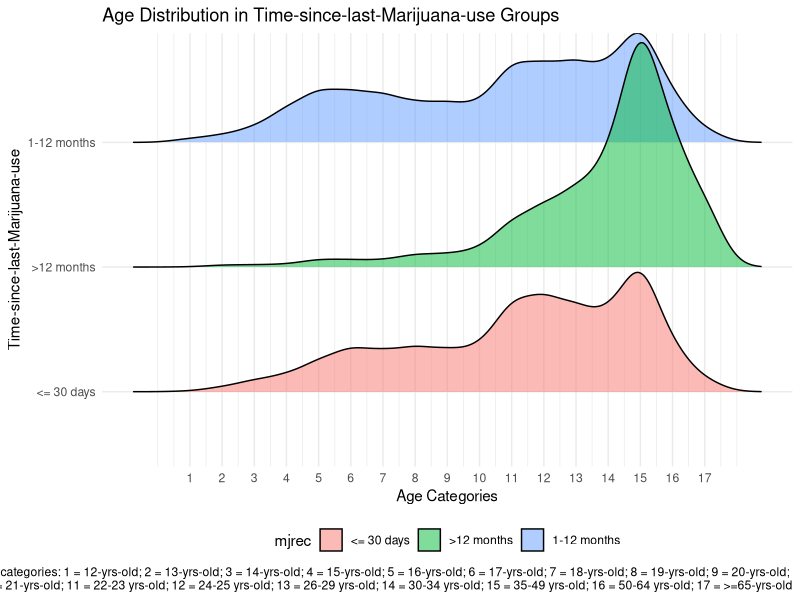
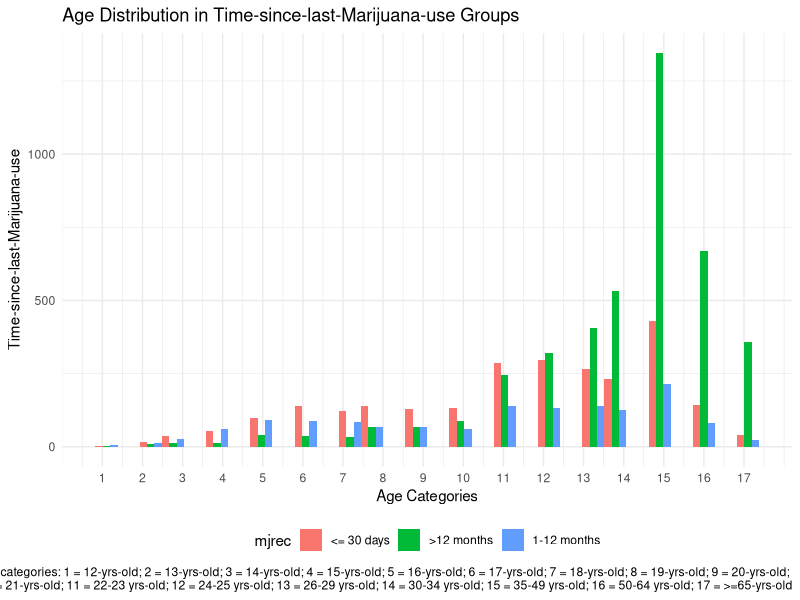

The R script that drew these images, in order:
## ---- chunk 1
library(tidyverse)
library(ggplot2)
library(ggridges)

knitr::opts_chunk$set(
  fig.width = 10,
  fig.asp = .6,
  out.width = "90%"
)

theme_set(theme_minimal() + theme(legend.position = "bottom"))
## ---- chunk 2
nsduh_df = read_csv("data/nsduh_19.csv")

mari_df = nsduh_df %>%
  filter(mjrec == c("1", "2", "3")) %>%
  mutate(mjrec = recode(mjrec, "1" = "<= 30 days",
                        "2" = "1-12 months",
                        "3" = ">12 months")) %>%
  group_by(mjrec)
## ---- chunk 3
mari_df %>% 
  ggplot(aes(x = age2, y = mjrec, fill = mjrec)) + 
  geom_density_ridges(alpha = 0.5) +
  labs(title = "Age Distribution in Time-since-last-Marijuana-use Groups",
       x = "Age Categories",
       y = "Time-since-last-Marijuana-use",
       caption = "In Age categories: 1 = 12-yrs-old; 2 = 13-yrs-old; 3 = 14-yrs-old; 4 = 15-yrs-old; 5 = 16-yrs-old; 6 = 17-yrs-old; 7 = 18-yrs-old; 8 = 19-yrs-old; 9 = 20-yrs-old; \n10 = 21-yrs-old; 11 = 22-23 yrs-old; 12 = 24-25 yrs-old; 13 = 26-29 yrs-old; 14 = 30-34 yrs-old; 15 = 35-49 yrs-old; 16 = 50-64 yrs-old; 17 = >=65-yrs-old") +
  scale_x_continuous(breaks = c(1,2,3,4,5,6,7,8,9,10,11,12,13,14,15,16,17))
## ---- chunk 4
mari_df %>% 
  ggplot(aes(x = age2, fill = mjrec)) +
  geom_histogram(position = "dodge") +
  labs(title = "Age Distribution in Time-since-last-Marijuana-use Groups",
       x = "Age Categories",
       y = "Time-since-last-Marijuana-use",
       caption = "In Age categories: 1 = 12-yrs-old; 2 = 13-yrs-old; 3 = 14-yrs-old; 4 = 15-yrs-old; 5 = 16-yrs-old; 6 = 17-yrs-old; 7 = 18-yrs-old; 8 = 19-yrs-old; 9 = 20-yrs-old; \n10 = 21-yrs-old; 11 = 22-23 yrs-old; 12 = 24-25 yrs-old; 13 = 26-29 yrs-old; 14 = 30-34 yrs-old; 15 = 35-49 yrs-old; 16 = 50-64 yrs-old; 17 = >=65-yrs-old") +
  scale_x_continuous(breaks = c(1,2,3,4,5,6,7,8,9,10,11,12,13,14,15,16,17))
